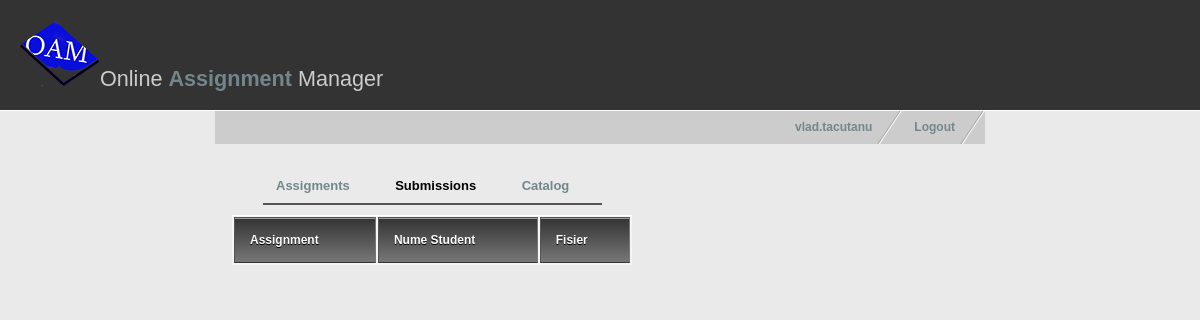
Page /profsubs.php (signed in) on the earlier database version.
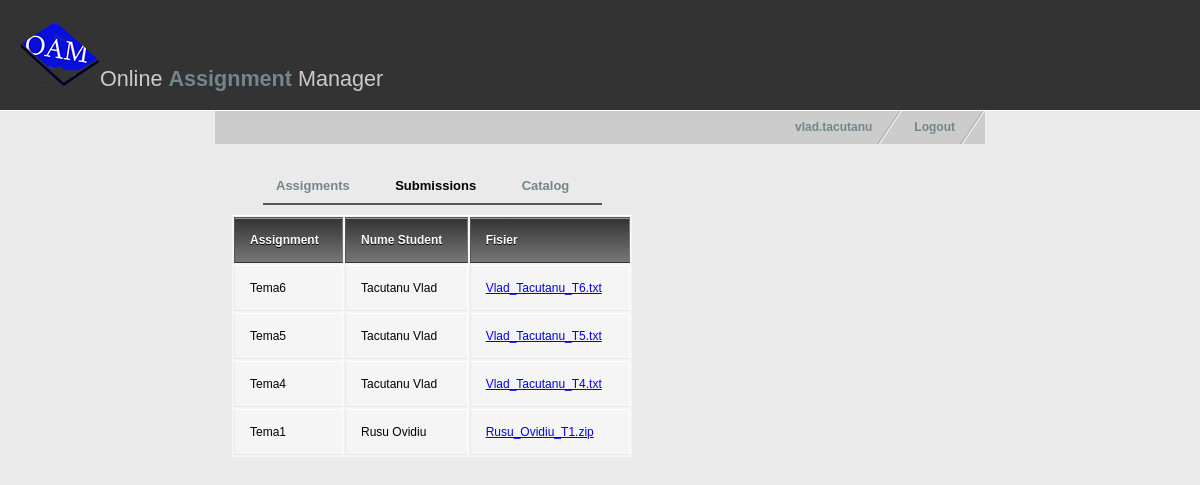
Same page on the later database version.
### tables this page shows
CREATE TABLE Submission(
  IdSubmission INT(10) PRIMARY KEY,
  IdStudent INT(10) NOT NULL,
  IdAssignment INT(10) NOT NULL,
  Data DATE NOT NULL,
  Path VARCHAR(255),
  FOREIGN KEY(IdStudent) REFERENCES Student(IdStudent),
  FOREIGN KEY(IdAssignment) REFERENCES Assignment(IdAssignment)
  );

CREATE TABLE Assignment(
  IdAssignment INT(10) PRIMARY KEY,
  IdMaterie INT(10) NOT NULL,
  Titlu VARCHAR(30) NOT NULL,
  Descriere VARCHAR(255),
  AssignDate DATE NOT NULL,
  DueDate DATE NOT NULL,
  Punctaj DECIMAL(3) NOT NULL,
  Path VARCHAR(255),
  FOREIGN KEY(IdMaterie) REFERENCES Materie(IdMaterie)
  );

CREATE TABLE Student(
  IdStudent INT(10) PRIMARY KEY,
  Nume VARCHAR(30) NOT NULL,
  Prenume VARCHAR(30) NOT NULL,
  Email VARCHAR(50),
  Matricol VARCHAR(20),
  Semestru INT(1), 
  IdFacultate INT(10),
  IdAccount INT(10),  
  CHECK (Email LIKE '%@%.%'),
  FOREIGN KEY(IdFacultate) REFERENCES Facultate(IdFacultate),
  FOREIGN KEY(IdAccount) REFERENCES Account(IdAccount)
  );

### profsubs.php (the view, shortened to what this page needs)
<!DOCTYPE html>
<?php
  $username = $_SESSION['username'];
  $numemat=$_GET["name"];
?>
<html xmlns="http://www.w3.org/1999/xhtml" xml:lang="en" lang="en">
<head>
<link href="style.css" rel="stylesheet" type="text/css" />
</head>
<body>
<div id="header">
  <h1><img src="images/oamlogo3.png" alt="" />Online <span style="font-weight:bold; color:#73868C;">Assignment</span> Manager</h1>
</div>
<div id="container">
    <ul id="nav">
	  <li><a href="index.html">Logout</a></li>
      <li><a href="profindex.php"><?php echo $username ?></a></li>
    </ul>
  <div id="contentleft">
    <ul id="nav2">
      <li><a href="profesorcourse.php?name=<?php print $numemat?>">Assigments</a></li>
      <li><a href="#" style="color: #000;">Submissions</a></li>
      <li><a href="#">Catalog</a></li>
    </ul>
    <table style="width: 400px; margin-left: 5px;">
      <thead>
        <tr>
          <th>Assignment</th>
          <th>Nume Student</th>
          <th>Fisier</th>
        </tr>
      </thead>
      <tbody>
	  <?php
		$result = mysql_query("SELECT student.Nume as nume, student.Prenume as prenume,
        assignment.Titlu as titlu, submission.Data, submission.Path as path
        FROM student join submission on student.IdStudent = submission.IdStudent
        JOIN assignment on submission.IdAssignment = assignment.IdAssignment
        WHERE submission.Data < assignment.DueDate
        ORDER BY submission.Data DESC;");
		while($line = mysql_fetch_array($result, MYSQL_ASSOC)) {
        $den = end(explode('/', $line["path"]));
	  echo '<tr>
        <td>',$line["titlu"],'</td>
        <td>',$line["nume"],' ',$line["prenume"],'</td>
        <td><a href="',$line["path"],'">',$den,'</a></td>
      </tr>';
      }
      ?>
      </tbody>
    </table>
  </div>
</div>
</body>
</html>

### style.css (style rules this page uses)
body { margin: 0; padding: 0; font: 75% tahoma, Verdana, Arial, sans-serif; line-height: 1.8em; background: #eaeaea url(images/bg.jpg) top left repeat-x; }
#header { background: #333; padding: 20px; border-bottom: 1px solid #fff; }
#header h1 { padding: 0; margin: 0; font-family: Georgia, sans-serif; font-weight: normal; font-size: 180%; color: #ccc; }
#container { width: 770px; margin: 0 auto; padding: 0; }
#nav { float: right; width: 100%; margin: 0; padding: 0px; list-style: none; background: #ccc; }
#nav li { float: right; margin: 0; padding: 0; }
#nav a { float:left; display: block; padding: 0.5em 2.5em 0.5em 1em; text-decoration: none; font-weight: bold; font-size: 100%; color: #73868c; background: #ccc url(images/nav_slant.gif) no-repeat top right; }
#nav2 { width: 100%; padding: 0; list-style: none; padding: 0 0 0 3em; }
#nav2 a { float: left; display: block; padding: 0.7em 2.5em 0.5em 1em; text-decoration: none; font-weight: bold; font-size: 100%; color: #73868c; border-bottom: 2px solid #555; margin-bottom:10px; font-size: 13px; }
#contentleft { float: left; margin-top: 10px; width: 450px; padding: 0 1em 1em 1em; }
table { background: #f5f5f5; border-collapse: separate; box-shadow: inset 0 1px 0 #fff; font-size: 12px; line-height: 24px; margin-left: 53px; text-align: left; width: 260px; }
th { background: linear-gradient(#333, #777); border-left: 1px solid #555; border-right: 1px solid #777; border-top: 1px solid #555; border-bottom: 1px solid #333; box-shadow: inset 0 1px 0 #999; color: #fff; font-weight: bold; padding: 10px 15px; position: relative; text-shadow: 0 1px 0 #000; }
td { border-right: 1px solid #fff; border-left: 1px solid #e8e8e8; border-top: 1px solid #fff; border-bottom: 1px solid #e8e8e8; padding: 10px 15px; position: relative; }
h1 { font-family: Georgia, serif; font-size: 180%; padding: 30px 0 10px 0; color: #73868c; }

Differences in the rows shown:
now on this page (row edited): submission: IdAssignment.Titlu "Tema6", IdStudent.Nume "Tacutanu", IdStudent.Prenume "Vlad", Path "Vlad_Tacutanu_T6.txt"
now on this page (row edited): submission: IdAssignment.Titlu "Tema5", IdStudent.Nume "Tacutanu", IdStudent.Prenume "Vlad", Path "Vlad_Tacutanu_T5.txt"
added submission: IdAssignment.Titlu "Tema4", IdStudent.Nume "Tacutanu", IdStudent.Prenume "Vlad", Path "Vlad_Tacutanu_T4.txt"
now on this page (row edited): submission: IdAssignment.Titlu "Tema1", IdStudent.Nume "Rusu", IdStudent.Prenume "Ovidiu", Path "Rusu_Ovidiu_T1.zip"
